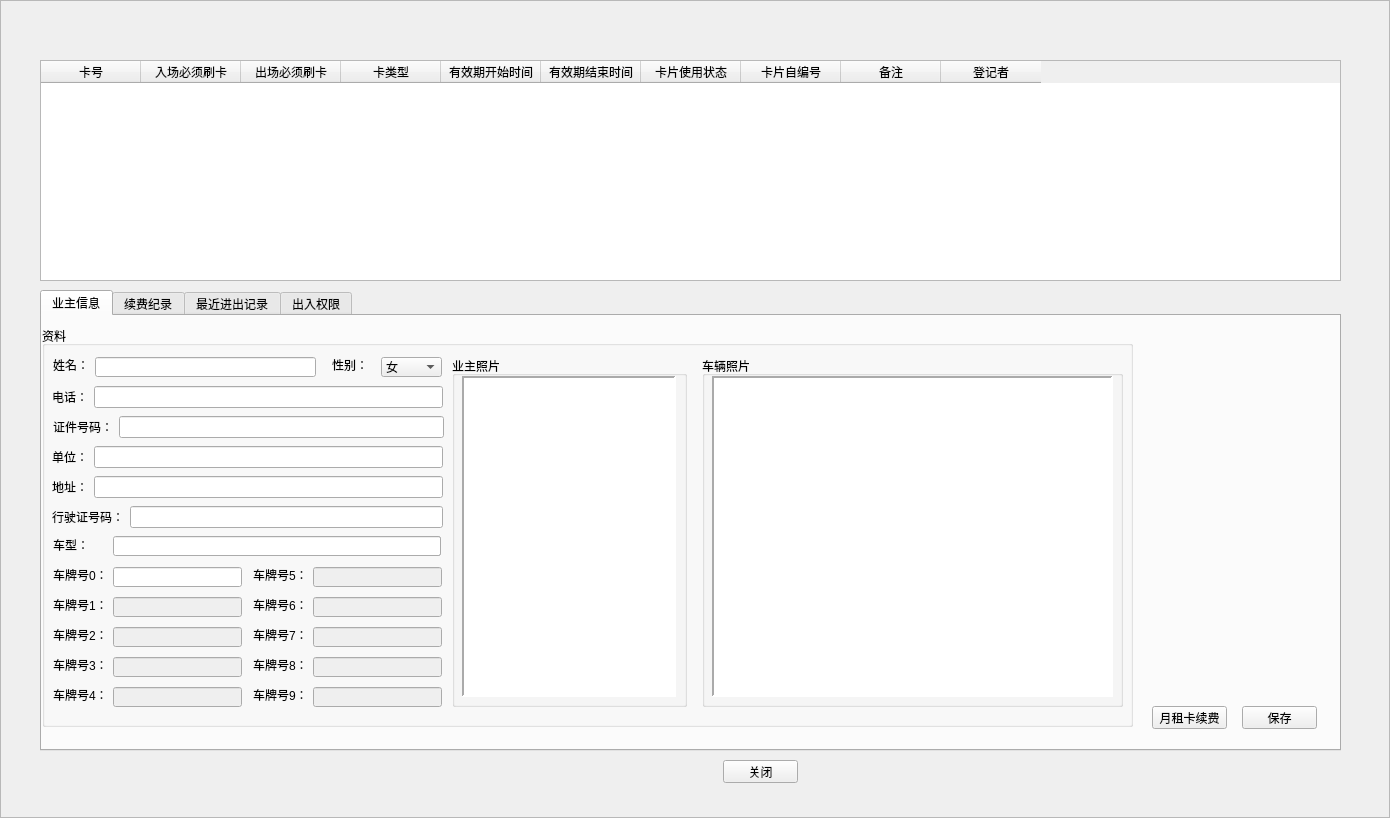
<?xml version="1.0" encoding="UTF-8"?>
<ui version="4.0">
 <class>CMonthlyCard</class>
 <widget class="QFrame" name="CMonthlyCard">
  <property name="geometry">
   <rect>
    <x>0</x>
    <y>0</y>
    <width>1390</width>
    <height>818</height>
   </rect>
  </property>
  <property name="windowTitle">
   <string>月租卡</string>
  </property>
  <property name="styleSheet">
   <string notr="true">background-image:url(D:/WinParkUI/debug/Image/NewIcon/CommonBigBG-normal.jpg);</string>
  </property>
  <property name="frameShape">
   <enum>QFrame::StyledPanel</enum>
  </property>
  <property name="frameShadow">
   <enum>QFrame::Raised</enum>
  </property>
  <widget class="QWidget" name="widget" native="true">
   <property name="geometry">
    <rect>
     <x>40</x>
     <y>60</y>
     <width>1301</width>
     <height>731</height>
    </rect>
   </property>
   <property name="styleSheet">
    <string notr="true">background-image:url(none);</string>
   </property>
   <widget class="QTableWidget" name="tableMonthly">
    <property name="geometry">
     <rect>
      <x>0</x>
      <y>0</y>
      <width>1301</width>
      <height>221</height>
     </rect>
    </property>
    <property name="contextMenuPolicy">
     <enum>Qt::CustomContextMenu</enum>
    </property>
    <property name="styleSheet">
     <string notr="true">background-image:url(none);</string>
    </property>
    <property name="selectionBehavior">
     <enum>QAbstractItemView::SelectItems</enum>
    </property>
    <attribute name="horizontalHeaderVisible">
     <bool>true</bool>
    </attribute>
    <attribute name="verticalHeaderVisible">
     <bool>true</bool>
    </attribute>
    <column>
     <property name="text">
      <string>卡号</string>
     </property>
    </column>
    <column>
     <property name="text">
      <string>入场必须刷卡</string>
     </property>
    </column>
    <column>
     <property name="text">
      <string>出场必须刷卡</string>
     </property>
    </column>
    <column>
     <property name="text">
      <string>卡类型</string>
     </property>
    </column>
    <column>
     <property name="text">
      <string>有效期开始时间</string>
     </property>
    </column>
    <column>
     <property name="text">
      <string>有效期结束时间</string>
     </property>
    </column>
    <column>
     <property name="text">
      <string>卡片使用状态</string>
     </property>
    </column>
    <column>
     <property name="text">
      <string>卡片自编号</string>
     </property>
    </column>
    <column>
     <property name="text">
      <string>备注</string>
     </property>
    </column>
    <column>
     <property name="text">
      <string>登记者</string>
     </property>
    </column>
   </widget>
   <widget class="QTabWidget" name="tabWidget">
    <property name="geometry">
     <rect>
      <x>0</x>
      <y>230</y>
      <width>1301</width>
      <height>461</height>
     </rect>
    </property>
    <property name="styleSheet">
     <string notr="true">background-image:url(none);</string>
    </property>
    <property name="tabShape">
     <enum>QTabWidget::Rounded</enum>
    </property>
    <property name="currentIndex">
     <number>0</number>
    </property>
    <property name="usesScrollButtons">
     <bool>true</bool>
    </property>
    <property name="documentMode">
     <bool>false</bool>
    </property>
    <property name="tabsClosable">
     <bool>false</bool>
    </property>
    <property name="movable">
     <bool>false</bool>
    </property>
    <widget class="QWidget" name="tab">
     <attribute name="title">
      <string>业主信息</string>
     </attribute>
     <widget class="QGroupBox" name="gbOwner">
      <property name="geometry">
       <rect>
        <x>0</x>
        <y>10</y>
        <width>1091</width>
        <height>401</height>
       </rect>
      </property>
      <property name="title">
       <string>资料</string>
      </property>
      <widget class="QWidget" name="layoutWidget">
       <property name="geometry">
        <rect>
         <x>10</x>
         <y>120</y>
         <width>391</width>
         <height>22</height>
        </rect>
       </property>
       <layout class="QHBoxLayout" name="horizontalLayout_2">
        <item>
         <widget class="QLabel" name="label_10">
          <property name="text">
           <string>单位：</string>
          </property>
         </widget>
        </item>
        <item>
         <widget class="QLineEdit" name="edtUnit"/>
        </item>
       </layout>
      </widget>
      <widget class="QWidget" name="layoutWidget">
       <property name="geometry">
        <rect>
         <x>10</x>
         <y>150</y>
         <width>391</width>
         <height>22</height>
        </rect>
       </property>
       <layout class="QHBoxLayout" name="horizontalLayout_3">
        <item>
         <widget class="QLabel" name="label_12">
          <property name="text">
           <string>地址：</string>
          </property>
         </widget>
        </item>
        <item>
         <widget class="QLineEdit" name="edtAddr"/>
        </item>
       </layout>
      </widget>
      <widget class="QWidget" name="layoutWidget">
       <property name="geometry">
        <rect>
         <x>10</x>
         <y>180</y>
         <width>391</width>
         <height>22</height>
        </rect>
       </property>
       <layout class="QHBoxLayout" name="horizontalLayout_5">
        <item>
         <widget class="QLabel" name="label_14">
          <property name="text">
           <string>行驶证号码：</string>
          </property>
         </widget>
        </item>
        <item>
         <widget class="QLineEdit" name="edtDriveID"/>
        </item>
       </layout>
      </widget>
      <widget class="QGroupBox" name="groupBox_4">
       <property name="geometry">
        <rect>
         <x>410</x>
         <y>30</y>
         <width>235</width>
         <height>351</height>
        </rect>
       </property>
       <property name="title">
        <string>业主照片</string>
       </property>
       <widget class="QLabel" name="lblOwner">
        <property name="geometry">
         <rect>
          <x>10</x>
          <y>20</y>
          <width>214</width>
          <height>321</height>
         </rect>
        </property>
        <property name="styleSheet">
         <string notr="true">background-color: rgb(255, 255, 255);</string>
        </property>
        <property name="frameShape">
         <enum>QFrame::Panel</enum>
        </property>
        <property name="frameShadow">
         <enum>QFrame::Sunken</enum>
        </property>
        <property name="lineWidth">
         <number>2</number>
        </property>
        <property name="text">
         <string/>
        </property>
        <property name="scaledContents">
         <bool>true</bool>
        </property>
       </widget>
      </widget>
      <widget class="QGroupBox" name="groupBox_3">
       <property name="geometry">
        <rect>
         <x>660</x>
         <y>30</y>
         <width>421</width>
         <height>351</height>
        </rect>
       </property>
       <property name="title">
        <string>车辆照片</string>
       </property>
       <widget class="QLabel" name="lblCar">
        <property name="geometry">
         <rect>
          <x>10</x>
          <y>20</y>
          <width>401</width>
          <height>321</height>
         </rect>
        </property>
        <property name="styleSheet">
         <string notr="true">background-color: rgb(255, 255, 255);</string>
        </property>
        <property name="frameShape">
         <enum>QFrame::Panel</enum>
        </property>
        <property name="frameShadow">
         <enum>QFrame::Sunken</enum>
        </property>
        <property name="lineWidth">
         <number>2</number>
        </property>
        <property name="text">
         <string/>
        </property>
        <property name="scaledContents">
         <bool>true</bool>
        </property>
       </widget>
      </widget>
      <widget class="QLabel" name="lblUserID">
       <property name="geometry">
        <rect>
         <x>430</x>
         <y>40</y>
         <width>54</width>
         <height>12</height>
        </rect>
       </property>
       <property name="text">
        <string/>
       </property>
      </widget>
      <widget class="QLabel" name="lblCardNo">
       <property name="geometry">
        <rect>
         <x>430</x>
         <y>60</y>
         <width>54</width>
         <height>12</height>
        </rect>
       </property>
       <property name="text">
        <string/>
       </property>
      </widget>
      <widget class="QWidget" name="layoutWidget">
       <property name="geometry">
        <rect>
         <x>11</x>
         <y>90</y>
         <width>391</width>
         <height>22</height>
        </rect>
       </property>
       <layout class="QHBoxLayout" name="horizontalLayout_16">
        <item>
         <widget class="QLabel" name="label_11">
          <property name="text">
           <string>证件号码：</string>
          </property>
         </widget>
        </item>
        <item>
         <widget class="QLineEdit" name="edtID"/>
        </item>
       </layout>
      </widget>
      <widget class="QWidget" name="layoutWidget">
       <property name="geometry">
        <rect>
         <x>10</x>
         <y>60</y>
         <width>391</width>
         <height>22</height>
        </rect>
       </property>
       <layout class="QHBoxLayout" name="horizontalLayout_17">
        <item>
         <widget class="QLabel" name="label_9">
          <property name="text">
           <string>电话：</string>
          </property>
         </widget>
        </item>
        <item>
         <widget class="QLineEdit" name="edtTel"/>
        </item>
       </layout>
      </widget>
      <widget class="QComboBox" name="cbxCarType">
       <property name="geometry">
        <rect>
         <x>250</x>
         <y>210</y>
         <width>149</width>
         <height>20</height>
        </rect>
       </property>
      </widget>
      <widget class="QLabel" name="label_15">
       <property name="geometry">
        <rect>
         <x>11</x>
         <y>211</y>
         <width>36</width>
         <height>16</height>
        </rect>
       </property>
       <property name="text">
        <string>车型：</string>
       </property>
      </widget>
      <widget class="QLabel" name="label_2">
       <property name="geometry">
        <rect>
         <x>11</x>
         <y>31</y>
         <width>36</width>
         <height>16</height>
        </rect>
       </property>
       <property name="text">
        <string>姓名：</string>
       </property>
      </widget>
      <widget class="QComboBox" name="cbxSex">
       <property name="geometry">
        <rect>
         <x>339</x>
         <y>31</y>
         <width>61</width>
         <height>20</height>
        </rect>
       </property>
       <item>
        <property name="text">
         <string>女</string>
        </property>
       </item>
       <item>
        <property name="text">
         <string>男</string>
        </property>
       </item>
      </widget>
      <widget class="QLabel" name="label_8">
       <property name="geometry">
        <rect>
         <x>290</x>
         <y>31</y>
         <width>36</width>
         <height>16</height>
        </rect>
       </property>
       <property name="text">
        <string>性别：</string>
       </property>
      </widget>
      <widget class="QLineEdit" name="edtName">
       <property name="geometry">
        <rect>
         <x>53</x>
         <y>31</y>
         <width>221</width>
         <height>20</height>
        </rect>
       </property>
      </widget>
      <widget class="QLineEdit" name="edtVechileID6">
       <property name="enabled">
        <bool>false</bool>
       </property>
       <property name="geometry">
        <rect>
         <x>271</x>
         <y>271</y>
         <width>129</width>
         <height>20</height>
        </rect>
       </property>
      </widget>
      <widget class="QLabel" name="label_19">
       <property name="geometry">
        <rect>
         <x>211</x>
         <y>271</y>
         <width>54</width>
         <height>16</height>
        </rect>
       </property>
       <property name="text">
        <string>车牌号6：</string>
       </property>
      </widget>
      <widget class="QLineEdit" name="edtVechileID9">
       <property name="enabled">
        <bool>false</bool>
       </property>
       <property name="geometry">
        <rect>
         <x>271</x>
         <y>361</y>
         <width>129</width>
         <height>20</height>
        </rect>
       </property>
      </widget>
      <widget class="QLabel" name="label_22">
       <property name="geometry">
        <rect>
         <x>211</x>
         <y>361</y>
         <width>54</width>
         <height>16</height>
        </rect>
       </property>
       <property name="text">
        <string>车牌号9：</string>
       </property>
      </widget>
      <widget class="QLineEdit" name="edtVechileID3">
       <property name="enabled">
        <bool>false</bool>
       </property>
       <property name="geometry">
        <rect>
         <x>71</x>
         <y>331</y>
         <width>129</width>
         <height>20</height>
        </rect>
       </property>
      </widget>
      <widget class="QLabel" name="label_16">
       <property name="geometry">
        <rect>
         <x>11</x>
         <y>331</y>
         <width>54</width>
         <height>16</height>
        </rect>
       </property>
       <property name="text">
        <string>车牌号3：</string>
       </property>
      </widget>
      <widget class="QLabel" name="label_23">
       <property name="geometry">
        <rect>
         <x>11</x>
         <y>271</y>
         <width>54</width>
         <height>16</height>
        </rect>
       </property>
       <property name="text">
        <string>车牌号1：</string>
       </property>
      </widget>
      <widget class="QLineEdit" name="edtVechileID1">
       <property name="enabled">
        <bool>false</bool>
       </property>
       <property name="geometry">
        <rect>
         <x>71</x>
         <y>271</y>
         <width>129</width>
         <height>20</height>
        </rect>
       </property>
      </widget>
      <widget class="QLineEdit" name="edtVechileID4">
       <property name="enabled">
        <bool>false</bool>
       </property>
       <property name="geometry">
        <rect>
         <x>71</x>
         <y>361</y>
         <width>129</width>
         <height>20</height>
        </rect>
       </property>
      </widget>
      <widget class="QLabel" name="label_17">
       <property name="geometry">
        <rect>
         <x>11</x>
         <y>361</y>
         <width>54</width>
         <height>16</height>
        </rect>
       </property>
       <property name="text">
        <string>车牌号4：</string>
       </property>
      </widget>
      <widget class="QLineEdit" name="edtVechileID8">
       <property name="enabled">
        <bool>false</bool>
       </property>
       <property name="geometry">
        <rect>
         <x>271</x>
         <y>331</y>
         <width>129</width>
         <height>20</height>
        </rect>
       </property>
      </widget>
      <widget class="QLabel" name="label_21">
       <property name="geometry">
        <rect>
         <x>211</x>
         <y>331</y>
         <width>54</width>
         <height>16</height>
        </rect>
       </property>
       <property name="text">
        <string>车牌号8：</string>
       </property>
      </widget>
      <widget class="QLabel" name="label_24">
       <property name="geometry">
        <rect>
         <x>11</x>
         <y>241</y>
         <width>54</width>
         <height>16</height>
        </rect>
       </property>
       <property name="text">
        <string>车牌号0：</string>
       </property>
      </widget>
      <widget class="QLineEdit" name="edtVechileID0">
       <property name="geometry">
        <rect>
         <x>71</x>
         <y>241</y>
         <width>129</width>
         <height>20</height>
        </rect>
       </property>
      </widget>
      <widget class="QLabel" name="label_20">
       <property name="geometry">
        <rect>
         <x>211</x>
         <y>301</y>
         <width>54</width>
         <height>16</height>
        </rect>
       </property>
       <property name="text">
        <string>车牌号7：</string>
       </property>
      </widget>
      <widget class="QLineEdit" name="edtVechileID7">
       <property name="enabled">
        <bool>false</bool>
       </property>
       <property name="geometry">
        <rect>
         <x>271</x>
         <y>301</y>
         <width>129</width>
         <height>20</height>
        </rect>
       </property>
      </widget>
      <widget class="QLineEdit" name="edtVechileID5">
       <property name="enabled">
        <bool>false</bool>
       </property>
       <property name="geometry">
        <rect>
         <x>271</x>
         <y>241</y>
         <width>129</width>
         <height>20</height>
        </rect>
       </property>
      </widget>
      <widget class="QLabel" name="label_18">
       <property name="geometry">
        <rect>
         <x>211</x>
         <y>241</y>
         <width>54</width>
         <height>16</height>
        </rect>
       </property>
       <property name="text">
        <string>车牌号5：</string>
       </property>
      </widget>
      <widget class="QLabel" name="label_13">
       <property name="geometry">
        <rect>
         <x>11</x>
         <y>301</y>
         <width>54</width>
         <height>16</height>
        </rect>
       </property>
       <property name="text">
        <string>车牌号2：</string>
       </property>
      </widget>
      <widget class="QLineEdit" name="edtVechileID2">
       <property name="enabled">
        <bool>false</bool>
       </property>
       <property name="geometry">
        <rect>
         <x>71</x>
         <y>301</y>
         <width>129</width>
         <height>20</height>
        </rect>
       </property>
      </widget>
      <widget class="QLineEdit" name="edtCarModel">
       <property name="geometry">
        <rect>
         <x>71</x>
         <y>210</y>
         <width>328</width>
         <height>20</height>
        </rect>
       </property>
      </widget>
     </widget>
     <widget class="QPushButton" name="btnMonthRecharge">
      <property name="geometry">
       <rect>
        <x>1110</x>
        <y>390</y>
        <width>75</width>
        <height>23</height>
       </rect>
      </property>
      <property name="text">
       <string>月租卡续费</string>
      </property>
     </widget>
     <widget class="QPushButton" name="btnMonthSave">
      <property name="geometry">
       <rect>
        <x>1200</x>
        <y>390</y>
        <width>75</width>
        <height>23</height>
       </rect>
      </property>
      <property name="text">
       <string>保存</string>
      </property>
     </widget>
    </widget>
    <widget class="QWidget" name="tab_2">
     <attribute name="title">
      <string>续费纪录</string>
     </attribute>
     <widget class="QTableWidget" name="tableRecharge">
      <property name="geometry">
       <rect>
        <x>10</x>
        <y>10</y>
        <width>1281</width>
        <height>401</height>
       </rect>
      </property>
      <column>
       <property name="text">
        <string>收费金额</string>
       </property>
      </column>
      <column>
       <property name="text">
        <string>续费时长(天)</string>
       </property>
      </column>
      <column>
       <property name="text">
        <string>收费时间</string>
       </property>
      </column>
      <column>
       <property name="text">
        <string>费用种类</string>
       </property>
      </column>
      <column>
       <property name="text">
        <string>收费人员</string>
       </property>
      </column>
     </widget>
    </widget>
    <widget class="QWidget" name="tab_3">
     <attribute name="title">
      <string>最近进出记录</string>
     </attribute>
     <widget class="QTableWidget" name="tableAccess">
      <property name="geometry">
       <rect>
        <x>10</x>
        <y>10</y>
        <width>841</width>
        <height>411</height>
       </rect>
      </property>
      <property name="maximumSize">
       <size>
        <width>961</width>
        <height>431</height>
       </size>
      </property>
      <column>
       <property name="text">
        <string>进入通道</string>
       </property>
      </column>
      <column>
       <property name="text">
        <string>进入时间</string>
       </property>
      </column>
      <column>
       <property name="text">
        <string>离开通道</string>
       </property>
      </column>
      <column>
       <property name="text">
        <string>离开时间</string>
       </property>
      </column>
     </widget>
     <widget class="QGroupBox" name="groupBox_6">
      <property name="geometry">
       <rect>
        <x>1080</x>
        <y>0</y>
        <width>211</width>
        <height>211</height>
       </rect>
      </property>
      <property name="title">
       <string>图像2</string>
      </property>
      <widget class="QLabel" name="lblImg2">
       <property name="geometry">
        <rect>
         <x>5</x>
         <y>16</y>
         <width>201</width>
         <height>191</height>
        </rect>
       </property>
       <property name="styleSheet">
        <string notr="true">background-color: rgb(255, 255, 255);</string>
       </property>
       <property name="frameShape">
        <enum>QFrame::Panel</enum>
       </property>
       <property name="frameShadow">
        <enum>QFrame::Sunken</enum>
       </property>
       <property name="lineWidth">
        <number>2</number>
       </property>
       <property name="text">
        <string/>
       </property>
       <property name="scaledContents">
        <bool>true</bool>
       </property>
      </widget>
     </widget>
     <widget class="QGroupBox" name="groupBox_8">
      <property name="geometry">
       <rect>
        <x>1080</x>
        <y>210</y>
        <width>211</width>
        <height>211</height>
       </rect>
      </property>
      <property name="title">
       <string>图像4</string>
      </property>
      <widget class="QLabel" name="lblImg4">
       <property name="geometry">
        <rect>
         <x>5</x>
         <y>16</y>
         <width>201</width>
         <height>191</height>
        </rect>
       </property>
       <property name="styleSheet">
        <string notr="true">background-color: rgb(255, 255, 255);</string>
       </property>
       <property name="frameShape">
        <enum>QFrame::Panel</enum>
       </property>
       <property name="frameShadow">
        <enum>QFrame::Sunken</enum>
       </property>
       <property name="lineWidth">
        <number>2</number>
       </property>
       <property name="text">
        <string/>
       </property>
       <property name="scaledContents">
        <bool>true</bool>
       </property>
      </widget>
     </widget>
     <widget class="QGroupBox" name="groupBox_7">
      <property name="geometry">
       <rect>
        <x>860</x>
        <y>210</y>
        <width>211</width>
        <height>211</height>
       </rect>
      </property>
      <property name="title">
       <string>图像3</string>
      </property>
      <widget class="QLabel" name="lblImg3">
       <property name="geometry">
        <rect>
         <x>5</x>
         <y>16</y>
         <width>201</width>
         <height>191</height>
        </rect>
       </property>
       <property name="styleSheet">
        <string notr="true">background-color: rgb(255, 255, 255);</string>
       </property>
       <property name="frameShape">
        <enum>QFrame::Panel</enum>
       </property>
       <property name="frameShadow">
        <enum>QFrame::Sunken</enum>
       </property>
       <property name="lineWidth">
        <number>2</number>
       </property>
       <property name="text">
        <string/>
       </property>
       <property name="scaledContents">
        <bool>true</bool>
       </property>
      </widget>
     </widget>
     <widget class="QGroupBox" name="groupBox_5">
      <property name="geometry">
       <rect>
        <x>860</x>
        <y>0</y>
        <width>211</width>
        <height>211</height>
       </rect>
      </property>
      <property name="title">
       <string>图像1</string>
      </property>
      <widget class="QLabel" name="lblImg1">
       <property name="geometry">
        <rect>
         <x>5</x>
         <y>16</y>
         <width>201</width>
         <height>191</height>
        </rect>
       </property>
       <property name="styleSheet">
        <string notr="true">background-color: rgb(255, 255, 255);</string>
       </property>
       <property name="frameShape">
        <enum>QFrame::Panel</enum>
       </property>
       <property name="frameShadow">
        <enum>QFrame::Sunken</enum>
       </property>
       <property name="lineWidth">
        <number>2</number>
       </property>
       <property name="text">
        <string/>
       </property>
       <property name="scaledContents">
        <bool>true</bool>
       </property>
      </widget>
     </widget>
    </widget>
    <widget class="QWidget" name="tab_4">
     <attribute name="title">
      <string>出入权限</string>
     </attribute>
     <widget class="QPushButton" name="btnEntranceSave">
      <property name="geometry">
       <rect>
        <x>1320</x>
        <y>390</y>
        <width>75</width>
        <height>23</height>
       </rect>
      </property>
      <property name="styleSheet">
       <string notr="true">background-image:url(none);</string>
      </property>
      <property name="text">
       <string>保存</string>
      </property>
     </widget>
     <widget class="QTableWidget" name="tableEntranceRight">
      <property name="geometry">
       <rect>
        <x>10</x>
        <y>10</y>
        <width>1281</width>
        <height>371</height>
       </rect>
      </property>
      <property name="maximumSize">
       <size>
        <width>1391</width>
        <height>401</height>
       </size>
      </property>
      <property name="styleSheet">
       <string notr="true">background-image:url(none);</string>
      </property>
      <column>
       <property name="text">
        <string>通道名称</string>
       </property>
      </column>
      <column>
       <property name="text">
        <string>起始时间</string>
       </property>
      </column>
      <column>
       <property name="text">
        <string>结束时间</string>
       </property>
      </column>
      <column>
       <property name="text">
        <string>ID</string>
       </property>
      </column>
     </widget>
     <widget class="QPushButton" name="btnSaveRight">
      <property name="geometry">
       <rect>
        <x>1200</x>
        <y>400</y>
        <width>75</width>
        <height>23</height>
       </rect>
      </property>
      <property name="text">
       <string>保存</string>
      </property>
     </widget>
    </widget>
   </widget>
   <widget class="QPushButton" name="btnMinimalize">
    <property name="geometry">
     <rect>
      <x>683</x>
      <y>700</y>
      <width>75</width>
      <height>23</height>
     </rect>
    </property>
    <property name="styleSheet">
     <string notr="true">background-image:url(none);</string>
    </property>
    <property name="text">
     <string>关闭</string>
    </property>
   </widget>
  </widget>
  <widget class="QLabel" name="lblTitle">
   <property name="geometry">
    <rect>
     <x>30</x>
     <y>5</y>
     <width>141</width>
     <height>21</height>
    </rect>
   </property>
   <property name="font">
    <font>
     <weight>75</weight>
     <bold>true</bold>
    </font>
   </property>
   <property name="styleSheet">
    <string notr="true">background-image:url(none);
color: rgb(170, 0, 0);</string>
   </property>
   <property name="text">
    <string/>
   </property>
  </widget>
  <widget class="QLabel" name="lblClose">
   <property name="geometry">
    <rect>
     <x>1350</x>
     <y>7</y>
     <width>30</width>
     <height>15</height>
    </rect>
   </property>
   <property name="styleSheet">
    <string notr="true">background-image:url(none);</string>
   </property>
   <property name="text">
    <string/>
   </property>
   <property name="alignment">
    <set>Qt::AlignCenter</set>
   </property>
  </widget>
 </widget>
 <resources/>
 <connections/>
</ui>
